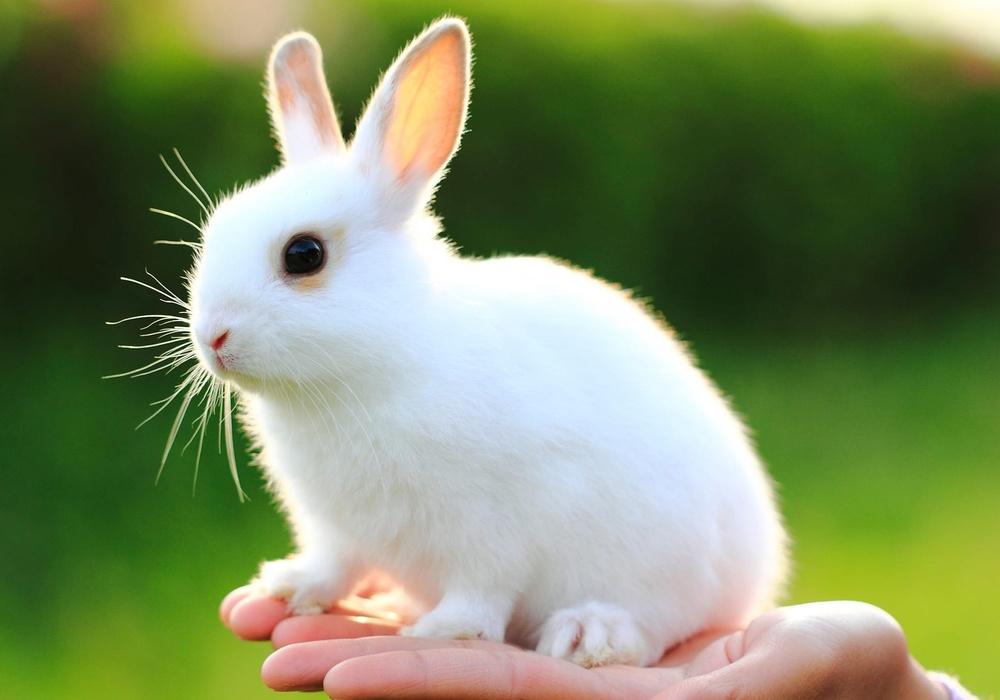
#> input picture bunny.jpg, 1000 x 700 px, shrunk from 1761 x 1232 before the run
$ python hw1.py
#> lines starting #> are read from the running program, lines starting #| are printed output that depends on the picture
import numpy as np
import matplotlib.pyplot as plt
from PIL import Image

# img = np.zeros((320, 640, 3), dtype=np.uint8)
img = np.array(Image.open('bunny.jpg'))
#> img is the input picture: shape (700, 1000, 3); mean R, G, B 124.2, 138.9, 97.2
img = np.pad(img, ((300, 300), (200, 200), (0, 0)), 'constant')
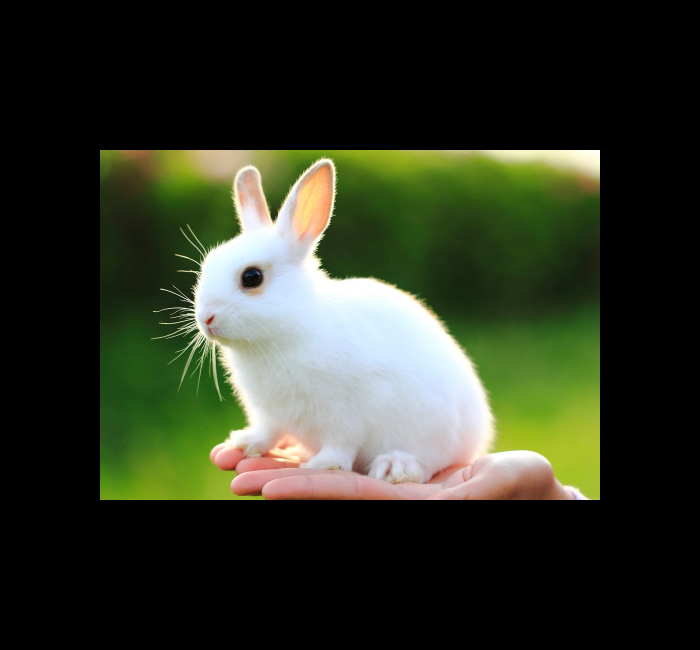
#> img: shape (1300, 1400, 3) (shown at 1/2 size); mean R, G, B 47.8, 53.4, 37.4

# # img = np.zeros((320, 640, 3), dtype=np.uint8)
# img = np.array(Image.open('bunny.jpg'))
# # img2 = np.asarray(img.copy())

# img = np.asarray(img)[:, :, 2]
# # img2[:, :, 1] = np.zeros([img2.shape[0], img2.shape[1]])
# # print(img2.shape)
# # img_expanded = np.expand_dims(img, axis=0)
# # print(img_expanded.shape)

# # a = np.arange(-1, 1)
# # a = np.clip(a, -0.5, 0.5)
# # print(a)

plt.imshow(img)
plt.show()

# [16 lines of commented-out code are left out]

$ run again, with dog.jpeg copied over bunny.jpg
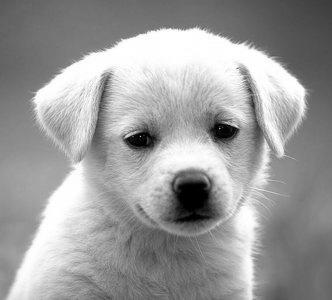
#> input picture dog.jpeg, 332 x 300 px
#> img is the input picture: shape (300, 332, 3); min 0, max 255, mean 155.7
#> `img = np.pad(img, ((300, 300), (200, 200), (0, 0)), 'constant')`:
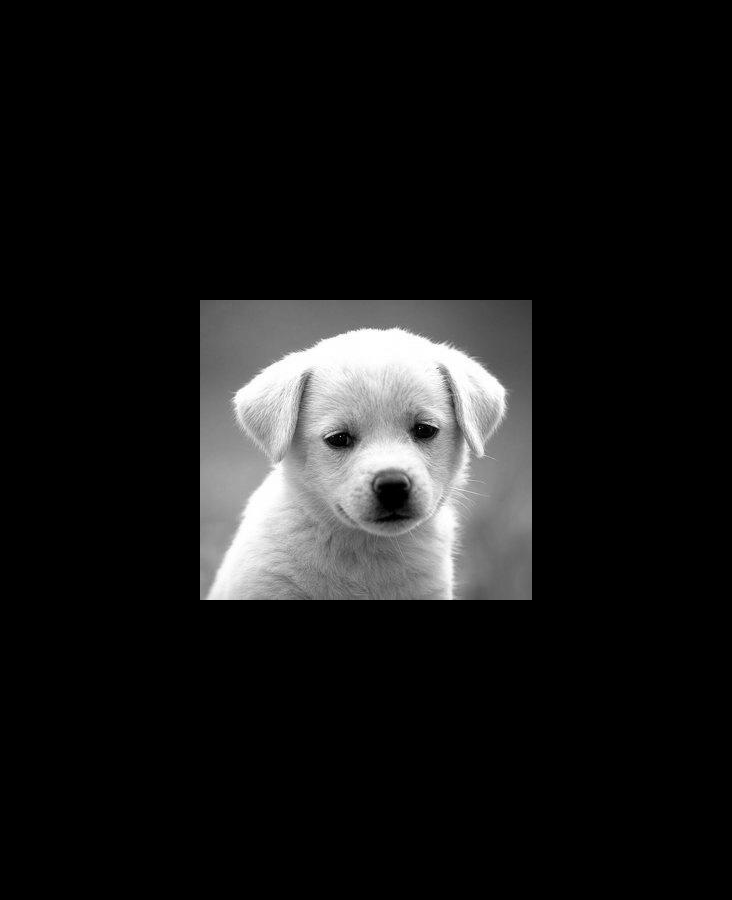
#> img: shape (900, 732, 3); min 0, max 255, mean 23.5

$ run again, with car.png saved as bunny.jpg
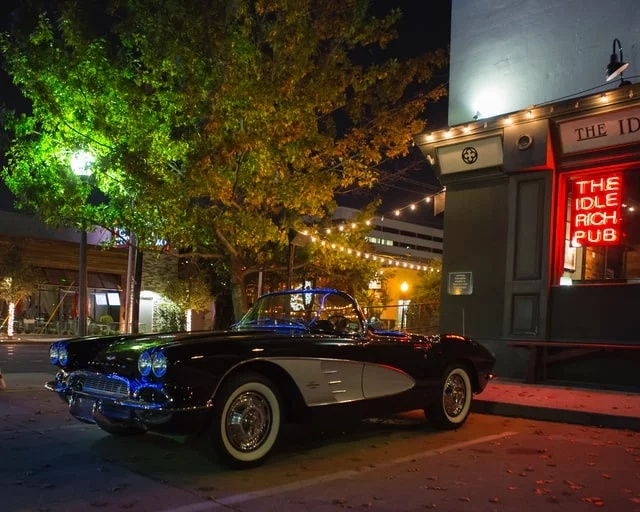
#> input picture car.png, 640 x 512 px
#> img is the input picture: shape (512, 640, 3); mean R, G, B 69.2, 55.4, 35.5
#> `img = np.pad(img, ((300, 300), (200, 200), (0, 0)), 'constant')`:
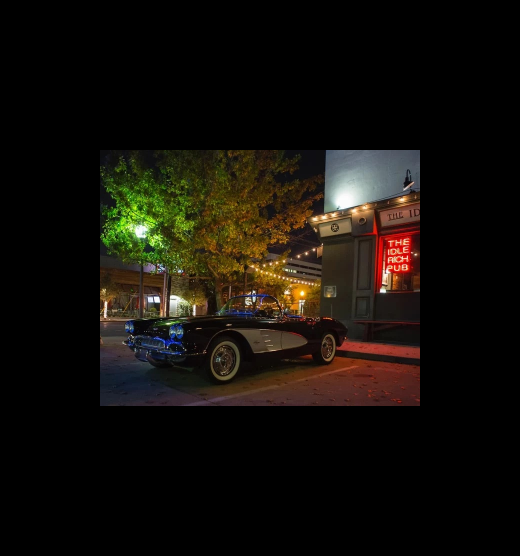
#> img: shape (1112, 1040, 3) (shown at 1/2 size); mean R, G, B 19.6, 15.7, 10.1
